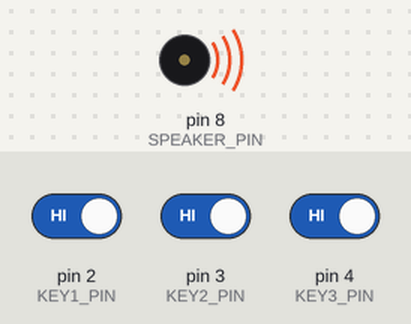
A sketch run on a simulated Arduino Uno, built with avr-gcc and run on an emulated ATmega328P. Shown: buzzer (waves = sounding). The inputs (shaded band) are chosen by the test bench; at power-on: pin 2 (KEY1_PIN) HIGH, pin 3 (KEY2_PIN) HIGH, pin 4 (KEY3_PIN) HIGH.

Above: at 3.6 s.
3.7 s: pin 2 (KEY1_PIN) driven LOW and pin 3 (KEY2_PIN) driven LOW and pin 4 (KEY3_PIN) driven LOW
At 4.6 s:
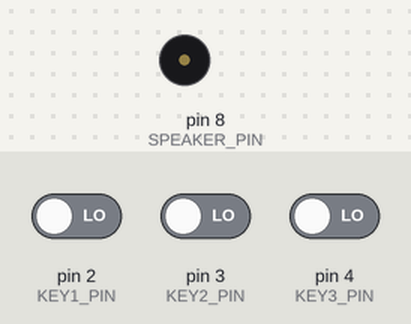
5.2 s: pin 2 (KEY1_PIN) driven HIGH
At 5.8 s:
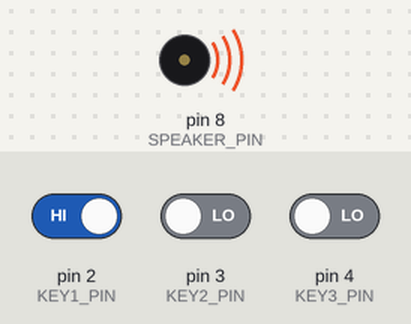
6.7 s: pin 2 (KEY1_PIN) driven LOW
At 8.1 s:
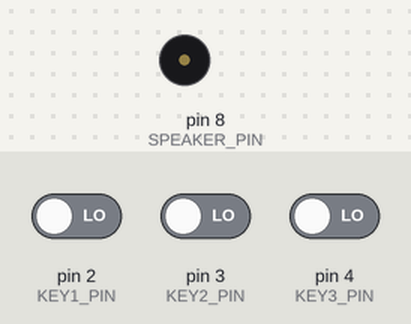
Timing chart, 0 to 9.7 s (numbered marks = the images above; inputs shaded):
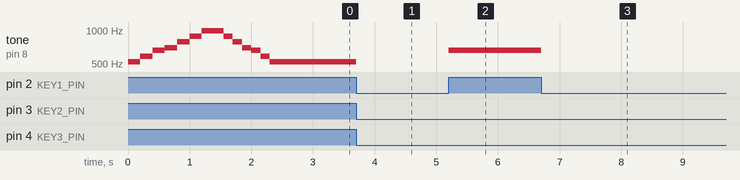

The sketch:

Simple_Arduino_Instrument_No_Breath_3_Key_Whistle.ino
```cpp
/*
 * Simple_Arduino_Instrument_No_Breath_3_Key_Whistle.ino
 *
 * Author: Kevin Dela Rosa
 * 2015-02-12
 *
 * Simple Arduino Instruments
 *
 * No Breath 3 Key Whistle
 */

#define SPEAKER_PIN 8
#define KEY1_PIN 2 // Top Key
#define KEY2_PIN 3 // Middle Key
#define KEY3_PIN 4 // Bottom Key

const int numTones = 7;
const char note[] = {'C', 'D', 'E', 'F', 'G', 'A', 'B'};
const float baseFrequency[] = {523.25, 587.33, 659.25, 698.46, 783.99, 880.00, 987.77};

// Note:      C5 D5 E5 F5 G5 A5 B5
// Note #:    0  1  2  3  4  5  6
// Fingering: 0  4  6  2  3  1  5
const int fingerToNote[] = {0, 5, 3, 4, 1, 6, 2};

// Play sample tones and setup keys
void setup()
{
  // Play notes on load
  for (int i = 0; i < numTones; i++)
  {
    tone(SPEAKER_PIN, baseFrequency[i]);
    delay(200);
  }
  for (int i = numTones-1; i >= 0; i--)
  {
    tone(SPEAKER_PIN, baseFrequency[i]);
      delay(150);
  }
  noTone(SPEAKER_PIN);

  // Setup keys and 'mouthpiece'
  pinMode(KEY1_PIN, INPUT);
  pinMode(KEY2_PIN, INPUT);
  pinMode(KEY3_PIN, INPUT);
}

// Translates the fingering configuration to a note number
int readNoteNumber(){
   int fingering = !digitalRead(KEY1_PIN) + !digitalRead(KEY2_PIN)*2 + !digitalRead(KEY3_PIN)*2*2;
   return fingerToNote[fingering];
}

// Main loop
void loop()
{
  int noteNumber = readNoteNumber();

  if(noteNumber >=0 && noteNumber < numTones) {
      tone(SPEAKER_PIN, baseFrequency[noteNumber]);
  } else {
      noTone(SPEAKER_PIN);
  }

  delay(5); // For stability
}
```

Measured:
- after the input at 3.7 s, tone on pin 8 (SPEAKER_PIN): 523 Hz → silent at once
- after the input at 5.2 s, tone on pin 8 (SPEAKER_PIN): silent → 659 Hz at once
- after the input at 6.7 s, tone on pin 8 (SPEAKER_PIN): 659 Hz → silent at once
